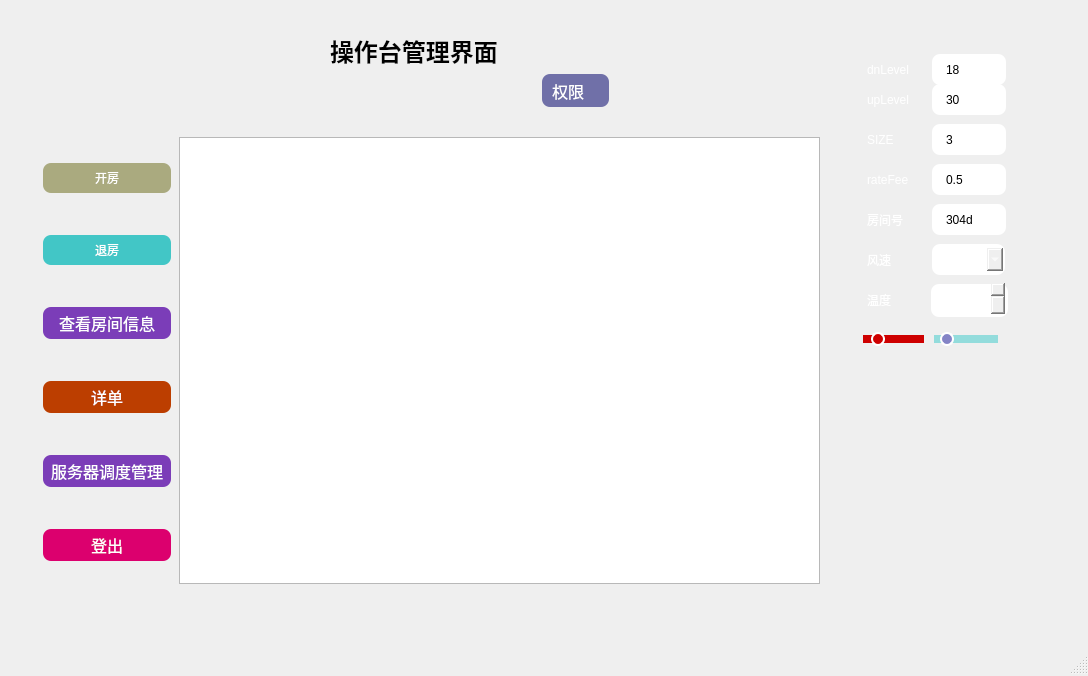
<?xml version="1.0" encoding="UTF-8"?>
<ui version="4.0">
 <class>Manager</class>
 <widget class="QMainWindow" name="Manager">
  <property name="geometry">
   <rect>
    <x>0</x>
    <y>0</y>
    <width>1088</width>
    <height>676</height>
   </rect>
  </property>
  <property name="windowTitle">
   <string>Manager</string>
  </property>
  <property name="styleSheet">
   <string notr="true">font: 9pt &quot;Sarasa Term SC&quot;;</string>
  </property>
  <widget class="QWidget" name="centralWidget">
   <widget class="QStackedWidget" name="stackedWidget">
    <property name="geometry">
     <rect>
      <x>-10</x>
      <y>-10</y>
      <width>1101</width>
      <height>701</height>
     </rect>
    </property>
    <property name="styleSheet">
     <string notr="true">QWidget#AdminPage{
    background-image: url(:/image/1.jfif);
    border-radius: 8px;
    padding: 6px 12px;
    text-align: center;
    text-decoration: none;
    font-size: 12px;
	font: 9pt &quot;Sarasa Term SC&quot;;
    margin: 4px 2px;
    color: white;
}</string>
    </property>
    <property name="currentIndex">
     <number>1</number>
    </property>
    <widget class="QWidget" name="LoginPage">
     <property name="autoFillBackground">
      <bool>false</bool>
     </property>
     <property name="styleSheet">
      <string notr="true">QWidget#LoginPage{
    background-image: url(:/image/4.jfif);
    border-radius: 8px;
    padding: 6px 12px;
    text-align: center;
    text-decoration: none;
    font-size: 12px;
	font: 9pt &quot;Sarasa Term SC&quot;;
    margin: 4px 2px;
    color: white;
}</string>
     </property>
     <widget class="QWidget" name="layoutWidget">
      <property name="geometry">
       <rect>
        <x>340</x>
        <y>230</y>
        <width>400</width>
        <height>194</height>
       </rect>
      </property>
      <layout class="QGridLayout" name="gridLayout">
       <item row="0" column="0">
        <widget class="QLabel" name="label_name">
         <property name="styleSheet">
          <string notr="true">QWidget{
    background-image: url(:/image/4.jfif);
    border-radius: 8px;
    padding: 6px 12px;
    text-align: center;
    text-decoration: none;
    font-size: 12px;
	font: 10pt &quot;Sarasa Term SC&quot;;
    margin: 4px 2px;
    color: white;
}</string>
         </property>
         <property name="text">
          <string>用户名</string>
         </property>
        </widget>
       </item>
       <item row="0" column="1" colspan="2">
        <widget class="QLineEdit" name="lineEdit_name">
         <property name="styleSheet">
          <string notr="true">QLineEdit{
    background-image: url(:/image/4.jfif);
    border-radius: 8px;
    padding: 6px 12px;
    text-align: center;
    text-decoration: none;
    font-size: 12px;
	font: 9pt &quot;Sarasa Term SC&quot;;
    margin: 4px 2px;
    color: white;
}</string>
         </property>
         <property name="text">
          <string/>
         </property>
        </widget>
       </item>
       <item row="0" column="3">
        <widget class="QPushButton" name="pushButton_regi">
         <property name="styleSheet">
          <string notr="true">QPushButton {
    background-color: #555555;
    border-radius: 8px;
    padding: 6px 12px;
    text-align: center;
    text-decoration: none;
    font-size: 12px;
	font: 9pt &quot;Sarasa Term SC&quot;;
    margin: 4px 2px;
    color: white;
}
QPushButton:hover {
    background-color: white;
    color: brown
}
QPushButton:pressed {
    background-color: #06AD56;
}</string>
         </property>
         <property name="text">
          <string>注册账号</string>
         </property>
        </widget>
       </item>
       <item row="1" column="1" colspan="2">
        <widget class="QLineEdit" name="lineEdit_passwd">
         <property name="styleSheet">
          <string notr="true">QWidget{
    background-image: url(:/image/4.jfif);
    border-radius: 8px;
    padding: 6px 12px;
    text-align: center;
    text-decoration: none;
    font-size: 12px;
	font: 9pt &quot;Sarasa Term SC&quot;;
    margin: 4px 2px;
    color: white;
}</string>
         </property>
        </widget>
       </item>
       <item row="1" column="0">
        <widget class="QLabel" name="label_pwd">
         <property name="styleSheet">
          <string notr="true">QWidget{
    background-image: url(:/image/4.jfif);
    border-radius: 8px;
    padding: 6px 12px;
    text-align: center;
    text-decoration: none;
    font-size: 12px;
	font: 10pt &quot;Sarasa Term SC&quot;;
    margin: 4px 2px;
    color: white;
}</string>
         </property>
         <property name="text">
          <string>密码</string>
         </property>
        </widget>
       </item>
       <item row="2" column="3">
        <widget class="QPushButton" name="pushButton_help">
         <property name="styleSheet">
          <string notr="true">QPushButton {
    background-color: #00916a;
    border-radius: 8px;
    padding: 6px 12px;
    text-align: center;
    text-decoration: none;
    font-size: 12px;
	font: 9pt &quot;Sarasa Term SC&quot;;
    margin: 4px 2px;
    color: white;
}
QPushButton:hover {
    background-color: white;
    color: brown
}
QPushButton:pressed {
    background-color: #06AD56;
}</string>
         </property>
         <property name="text">
          <string>用户手册</string>
         </property>
        </widget>
       </item>
       <item row="1" column="3">
        <widget class="QPushButton" name="pushButton_fw">
         <property name="styleSheet">
          <string notr="true">QPushButton {
    background-color: #555555;
    border-radius: 8px;
    padding: 6px 12px;
    text-align: center;
    text-decoration: none;
    font-size: 12px;
	font: 9pt &quot;Sarasa Term SC&quot;;
    margin: 4px 2px;
    color: white;
}
QPushButton:hover {
    background-color: white;
    color: brown
}
QPushButton:pressed {
    background-color: #06AD56;
}</string>
         </property>
         <property name="text">
          <string>重置密码</string>
         </property>
        </widget>
       </item>
       <item row="3" column="1" colspan="2">
        <widget class="QPushButton" name="pushButton_login">
         <property name="font">
          <font>
           <family>Sarasa Term SC</family>
           <pointsize>-1</pointsize>
           <weight>50</weight>
           <italic>false</italic>
           <bold>false</bold>
           <underline>false</underline>
           <strikeout>false</strikeout>
          </font>
         </property>
         <property name="styleSheet">
          <string notr="true">QPushButton {
    border-radius: 8px;
    color: #8d8dd3;
    padding: 8px 16px;
    text-align: center;
    text-decoration: none;
    font-size: 16px;
    margin: 4px 2px;
    background-color: white;
    color: black;
    border: 2px solid #51f3f3;
}
QPushButton:hover {
    color: red;
	background-color: #a5a5f7
}
QPushButton:pressed {
    background-color: #06AD56;
}</string>
         </property>
         <property name="text">
          <string>登录</string>
         </property>
        </widget>
       </item>
      </layout>
     </widget>
     <widget class="QLabel" name="title">
      <property name="geometry">
       <rect>
        <x>370</x>
        <y>60</y>
        <width>311</width>
        <height>171</height>
       </rect>
      </property>
      <property name="palette">
       <palette>
        <active/>
        <inactive/>
        <disabled/>
       </palette>
      </property>
      <property name="font">
       <font>
        <family>Sarasa Term SC</family>
        <pointsize>9</pointsize>
        <weight>50</weight>
        <italic>false</italic>
        <bold>false</bold>
       </font>
      </property>
      <property name="text">
       <string>&lt;!DOCTYPE HTML PUBLIC &quot;-//W3C//DTD HTML 4.0//EN&quot; &quot;http://www.w3.org/TR/REC-html40/strict.dtd&quot;&gt;
&lt;html&gt;&lt;head&gt;&lt;meta name=&quot;qrichtext&quot; content=&quot;1&quot; /&gt;&lt;style type=&quot;text/css&quot;&gt;
p, li { white-space: pre-wrap; }
&lt;/style&gt;&lt;/head&gt;&lt;body style=&quot; font-family:'SimSun'; font-size:9pt; font-weight:400; font-style:normal;&quot;&gt;
&lt;p align=&quot;center&quot; style=&quot; margin-top:12px; margin-bottom:12px; margin-left:0px; margin-right:0px; -qt-block-indent:0; text-indent:0px;&quot;&gt;&lt;span style=&quot; font-size:18pt; font-weight:600;&quot;&gt;管理员登录系统&lt;/span&gt;&lt;/p&gt;&lt;/body&gt;&lt;/html&gt;</string>
      </property>
      <property name="textFormat">
       <enum>Qt::AutoText</enum>
      </property>
      <property name="wordWrap">
       <bool>false</bool>
      </property>
      <property name="margin">
       <number>0</number>
      </property>
      <property name="indent">
       <number>-4</number>
      </property>
      <property name="openExternalLinks">
       <bool>false</bool>
      </property>
     </widget>
     <widget class="QLineEdit" name="HostAddress">
      <property name="geometry">
       <rect>
        <x>450</x>
        <y>580</y>
        <width>131</width>
        <height>41</height>
       </rect>
      </property>
      <property name="styleSheet">
       <string notr="true">QWidget{
    background-image: url(:/image/4.jfif);
    border-radius: 8px;
    padding: 6px 12px;
    text-align: center;
    text-decoration: none;
    font-size: 12px;
	font: 9pt &quot;Sarasa Term SC&quot;;
    margin: 4px 2px;
    color: white;
}</string>
      </property>
      <property name="text">
       <string>127.0.0.1</string>
      </property>
     </widget>
     <widget class="QLabel" name="label_name_2">
      <property name="geometry">
       <rect>
        <x>330</x>
        <y>580</y>
        <width>121</width>
        <height>41</height>
       </rect>
      </property>
      <property name="styleSheet">
       <string notr="true">QWidget{
    background-image: url(:/image/4.jfif);
    border-radius: 8px;
    padding: 6px 12px;
    text-align: center;
    text-decoration: none;
    font-size: 12px;
	font: 9pt &quot;Sarasa Term SC&quot;;
    margin: 4px 2px;
    color: white;
}</string>
      </property>
      <property name="text">
       <string>IP and Port</string>
      </property>
     </widget>
     <widget class="QSpinBox" name="port">
      <property name="geometry">
       <rect>
        <x>590</x>
        <y>580</y>
        <width>61</width>
        <height>31</height>
       </rect>
      </property>
      <property name="minimum">
       <number>1</number>
      </property>
      <property name="maximum">
       <number>20000</number>
      </property>
      <property name="value">
       <number>7777</number>
      </property>
     </widget>
     <widget class="QPushButton" name="connect">
      <property name="geometry">
       <rect>
        <x>670</x>
        <y>580</y>
        <width>101</width>
        <height>41</height>
       </rect>
      </property>
      <property name="styleSheet">
       <string notr="true">QPushButton {
    background-color: #00916a;
    border-radius: 8px;
    padding: 6px 12px;
    text-align: center;
    text-decoration: none;
    font-size: 12px;
	font: 9pt &quot;Sarasa Term SC&quot;;
    margin: 4px 2px;
    color: white;
}
QPushButton:hover {
    background-color: white;
    color: brown
}
QPushButton:pressed {
    background-color: #06AD56;
}</string>
      </property>
      <property name="text">
       <string>连接</string>
      </property>
     </widget>
    </widget>
    <widget class="QWidget" name="ManagerPage">
     <property name="styleSheet">
      <string notr="true">QWidget#ManagerPage{
    background-image: url(:/image/4.jfif);
    border-radius: 8px;
    padding: 6px 12px;
    text-align: center;
    text-decoration: none;
    font-size: 12px;
	font: 9pt &quot;Sarasa Term SC&quot;;
    margin: 4px 2px;
    color: white;
}</string>
     </property>
     <widget class="QLabel" name="label_12">
      <property name="geometry">
       <rect>
        <x>340</x>
        <y>40</y>
        <width>221</width>
        <height>41</height>
       </rect>
      </property>
      <property name="text">
       <string>&lt;html&gt;&lt;head/&gt;&lt;body&gt;&lt;p&gt;&lt;span style=&quot; font-size:18pt; font-weight:600;&quot;&gt;操作台管理界面&lt;/span&gt;&lt;/p&gt;&lt;/body&gt;&lt;/html&gt;</string>
      </property>
     </widget>
     <widget class="QWidget" name="layoutWidget">
      <property name="geometry">
       <rect>
        <x>40</x>
        <y>130</y>
        <width>801</width>
        <height>487</height>
       </rect>
      </property>
      <layout class="QGridLayout" name="ControlForm">
       <item row="1" column="1">
        <widget class="QTableView" name="roomInfoTable"/>
       </item>
       <item row="0" column="0" rowspan="4">
        <layout class="QVBoxLayout" name="verticalLayout">
         <item>
          <widget class="QPushButton" name="openRoom">
           <property name="styleSheet">
            <string notr="true">QWidget{
	background-color: rgb(170, 170, 127);
    border-radius: 8px;
    padding: 6px 12px;
    text-align: center;
    text-decoration: none;
    font-size: 12px;
	font: 9pt &quot;Sarasa Term SC&quot;;
    margin: 4px 2px;
    color: white;
}
QPushButton:hover {
    background-color: white;
    border: 2px solid #555555;
    color: black
}
QPushButton:pressed {
    background-color: #06AD56;
}</string>
           </property>
           <property name="text">
            <string>开房</string>
           </property>
          </widget>
         </item>
         <item>
          <widget class="QPushButton" name="closeRoom">
           <property name="styleSheet">
            <string notr="true">QPushButton{
    background-color:#42c6c6;
    border-radius: 8px;
    padding: 6px 12px;
    text-align: center;
    text-decoration: none;
    font-size: 12px;
	font: 9pt &quot;Sarasa Term SC&quot;;
    margin: 4px 2px;
    color: white;
}
QPushButton:hover {
    background-color: white;
    border: 2px solid #555555;
    color: black
}
QPushButton:pressed {
    background-color: #06AD56;
}</string>
           </property>
           <property name="text">
            <string>退房</string>
           </property>
          </widget>
         </item>
         <item>
          <widget class="QPushButton" name="seeRoomInfo">
           <property name="styleSheet">
            <string notr="true">QPushButton {
    background-color: #7b3db8;
    border-radius: 8px;
    padding: 4px 8px;
    text-align: center;
    text-decoration: none;
    font-size: 16px;
    margin: 4px 2px;
    color: white;
}
QPushButton:hover {
    background-color: white;
    border: 2px solid #555555;
    color: black
}
QPushButton:pressed {
    background-color: #06AD56;
}</string>
           </property>
           <property name="text">
            <string>查看房间信息</string>
           </property>
          </widget>
         </item>
         <item>
          <widget class="QPushButton" name="detailCost">
           <property name="styleSheet">
            <string notr="true">QPushButton {
    background-color: #bc3e00;
    border-radius: 8px;
    padding: 4px 8px;
    text-align: center;
    text-decoration: none;
    font-size: 16px;
    margin: 4px 2px;
    color: white;
}
QPushButton:hover {
    background-color: white;
    border: 2px solid #555555;
    color: black
}
QPushButton:pressed {
    background-color: #06AD56;
}</string>
           </property>
           <property name="text">
            <string>详单</string>
           </property>
          </widget>
         </item>
         <item>
          <widget class="QPushButton" name="scheduleControl">
           <property name="styleSheet">
            <string notr="true">QPushButton {
    background-color: #7b3db8;
    border-radius: 8px;
    padding: 4px 8px;
    text-align: center;
    text-decoration: none;
    font-size: 16px;
    margin: 4px 2px;
    color: white;
}
QPushButton:hover {
    background-color: white;
    border: 2px solid #555555;
    color: black
}
QPushButton:pressed {
    background-color: #06AD56;
}</string>
           </property>
           <property name="text">
            <string>服务器调度管理</string>
           </property>
          </widget>
         </item>
         <item>
          <widget class="QPushButton" name="logout">
           <property name="styleSheet">
            <string notr="true">QPushButton {
    background-color: #dc006e;
    border-radius: 8px;
    padding: 4px 8px;
    text-align: center;
    text-decoration: none;
    font-size: 16px;
    margin: 4px 2px;
    color: white;
}
QPushButton:hover {
    background-color: white;
    border: 2px solid #555555;
    color: black
}
QPushButton:pressed {
    background-color: #06AD56;
}</string>
           </property>
           <property name="text">
            <string>登出</string>
           </property>
          </widget>
         </item>
        </layout>
       </item>
      </layout>
     </widget>
     <widget class="QLabel" name="role">
      <property name="geometry">
       <rect>
        <x>550</x>
        <y>80</y>
        <width>71</width>
        <height>41</height>
       </rect>
      </property>
      <property name="styleSheet">
       <string notr="true">QLabel {
    background-color: #7070a8;
    border-radius: 8px;
    padding: 4px 6px;
    text-align: center;
    text-decoration: none;
    font-size: 16px;
    margin: 4px 2px;
    color: white;
}</string>
      </property>
      <property name="text">
       <string>权限</string>
      </property>
     </widget>
     <widget class="QComboBox" name="windSpeed">
      <property name="geometry">
       <rect>
        <x>940</x>
        <y>250</y>
        <width>77</width>
        <height>39</height>
       </rect>
      </property>
      <property name="styleSheet">
       <string notr="true">QWidget{
    background-image: url(:/image/4.jfif);
    border-radius: 8px;
    padding: 6px 12px;
    text-align: center;
    text-decoration: none;
    font-size: 12px;
	font: 9pt &quot;Sarasa Term SC&quot;;
    margin: 4px 2px;
    color: white;
}</string>
      </property>
      <item>
       <property name="text">
        <string>0</string>
       </property>
      </item>
      <item>
       <property name="text">
        <string>1</string>
       </property>
      </item>
      <item>
       <property name="text">
        <string>2</string>
       </property>
      </item>
      <item>
       <property name="text">
        <string>3</string>
       </property>
      </item>
     </widget>
     <widget class="QLineEdit" name="roomID">
      <property name="geometry">
       <rect>
        <x>940</x>
        <y>210</y>
        <width>78</width>
        <height>39</height>
       </rect>
      </property>
      <property name="styleSheet">
       <string notr="true">QWidget{
    border-radius: 8px;
    padding: 6px 12px;
    text-align: center;
    text-decoration: none;
    font-size: 12px;
	font: 9pt &quot;Sarasa Term SC&quot;;
    margin: 4px 2px;
}</string>
      </property>
      <property name="text">
       <string>304d</string>
      </property>
     </widget>
     <widget class="QLabel" name="label_15">
      <property name="geometry">
       <rect>
        <x>860</x>
        <y>250</y>
        <width>78</width>
        <height>39</height>
       </rect>
      </property>
      <property name="styleSheet">
       <string notr="true">QWidget{
    background-image: url(:/image/4.jfif);
    border-radius: 8px;
    padding: 6px 12px;
    text-align: center;
    text-decoration: none;
    font-size: 12px;
	font: 9pt &quot;Sarasa Term SC&quot;;
    margin: 4px 2px;
    color: white;
}</string>
      </property>
      <property name="text">
       <string>风速</string>
      </property>
     </widget>
     <widget class="QLabel" name="label_14">
      <property name="geometry">
       <rect>
        <x>860</x>
        <y>290</y>
        <width>71</width>
        <height>39</height>
       </rect>
      </property>
      <property name="styleSheet">
       <string notr="true">QWidget{
    background-image: url(:/image/4.jfif);
    border-radius: 8px;
    padding: 6px 12px;
    text-align: center;
    text-decoration: none;
    font-size: 12px;
	font: 9pt &quot;Sarasa Term SC&quot;;
    margin: 4px 2px;
    color: white;
}</string>
      </property>
      <property name="text">
       <string>温度</string>
      </property>
     </widget>
     <widget class="QSpinBox" name="initTemp">
      <property name="geometry">
       <rect>
        <x>939</x>
        <y>290</y>
        <width>81</width>
        <height>41</height>
       </rect>
      </property>
      <property name="styleSheet">
       <string notr="true">QWidget{
    background-image: url(:/image/4.jfif);
    border-radius: 8px;
    padding: 6px 12px;
    text-align: center;
    text-decoration: none;
    font-size: 12px;
	font: 9pt &quot;Sarasa Term SC&quot;;
    margin: 4px 2px;
    color: white;
}</string>
      </property>
      <property name="value">
       <number>20</number>
      </property>
     </widget>
     <widget class="QLabel" name="label_13">
      <property name="geometry">
       <rect>
        <x>860</x>
        <y>210</y>
        <width>78</width>
        <height>39</height>
       </rect>
      </property>
      <property name="styleSheet">
       <string notr="true">QWidget{
    background-image: url(:/image/4.jfif);
    border-radius: 8px;
    padding: 6px 12px;
    text-align: center;
    text-decoration: none;
    font-size: 12px;
	font: 9pt &quot;Sarasa Term SC&quot;;
    margin: 4px 2px;
    color: white;
}</string>
      </property>
      <property name="text">
       <string>房间号</string>
      </property>
     </widget>
     <widget class="QWidget" name="layoutWidget">
      <property name="geometry">
       <rect>
        <x>860</x>
        <y>330</y>
        <width>161</width>
        <height>38</height>
       </rect>
      </property>
      <layout class="QHBoxLayout" name="horizontalLayout">
       <item>
        <widget class="QRadioButton" name="power">
         <property name="styleSheet">
          <string notr="true">QRadioButton#power {
    background-color: #ce0000;
    border-radius: 8px;
    padding: 4px 8px;
    text-align: center;
    text-decoration: none;
    font-size: 16px;
    margin: 4px 2px;
    color: white;
}
QRadioButton#power:hover {
    background-color: white;
    color: black
}
QRadioButton#power::indicator {
    width:                  10px;
    height:                 10px;
    border-radius:          7px;
}
 
QRadioButton#power::indicator:checked {
    background-color:       #008c67;
    border:                 2px solid white;
}
 
QRadioButton#power::indicator:unchecked {
    background-color:       #ce0000;
    border:                 2px solid white;
}</string>
         </property>
         <property name="text">
          <string>ON</string>
         </property>
        </widget>
       </item>
       <item>
        <widget class="QRadioButton" name="mode">
         <property name="styleSheet">
          <string notr="true">QRadioButton#mode {
    background-color: #93dcdc;
    border-radius: 8px;
    padding: 4px 6px;
    text-align: center;
    text-decoration: none;
    font-size: 16px;
    margin: 4px 2px;
    color: white;
}
QRadioButton#mode:hover {
    background-color: white;
    color: black
}
QRadioButton#mode::indicator {
    width:                  10px;
    height:                 10px;
    border-radius:          7px;
}
 
QRadioButton#mode::indicator:checked {
    background-color:       #93dcdc;
    border:                 2px solid white;
}
 
QRadioButton#mode::indicator:unchecked {
    background-color:       #8484c6;
    border:                 2px solid white;
}
QRadioButton#mode:pressed {
    background-color: #06AD56;
}</string>
         </property>
         <property name="text">
          <string>COLD</string>
         </property>
        </widget>
       </item>
      </layout>
     </widget>
     <widget class="QLabel" name="label_charge">
      <property name="geometry">
       <rect>
        <x>860</x>
        <y>170</y>
        <width>78</width>
        <height>39</height>
       </rect>
      </property>
      <property name="styleSheet">
       <string notr="true">QWidget{
    background-image: url(:/image/4.jfif);
    border-radius: 8px;
    padding: 6px 12px;
    text-align: center;
    text-decoration: none;
    font-size: 12px;
	font: 9pt &quot;Sarasa Term SC&quot;;
    margin: 4px 2px;
    color: white;
}</string>
      </property>
      <property name="text">
       <string>rateFee</string>
      </property>
     </widget>
     <widget class="QLineEdit" name="RATEFEE">
      <property name="geometry">
       <rect>
        <x>940</x>
        <y>170</y>
        <width>78</width>
        <height>39</height>
       </rect>
      </property>
      <property name="styleSheet">
       <string notr="true">QWidget{
    border-radius: 8px;
    padding: 6px 12px;
    text-align: center;
    text-decoration: none;
    font-size: 12px;
	font: 9pt &quot;Sarasa Term SC&quot;;
    margin: 4px 2px;
}</string>
      </property>
      <property name="text">
       <string>0.5</string>
      </property>
     </widget>
     <widget class="QLineEdit" name="SIZE">
      <property name="geometry">
       <rect>
        <x>940</x>
        <y>130</y>
        <width>78</width>
        <height>39</height>
       </rect>
      </property>
      <property name="styleSheet">
       <string notr="true">QWidget{
    border-radius: 8px;
    padding: 6px 12px;
    text-align: center;
    text-decoration: none;
    font-size: 12px;
	font: 9pt &quot;Sarasa Term SC&quot;;
    margin: 4px 2px;
}</string>
      </property>
      <property name="text">
       <string>3</string>
      </property>
     </widget>
     <widget class="QLabel" name="label_charge_2">
      <property name="geometry">
       <rect>
        <x>860</x>
        <y>130</y>
        <width>78</width>
        <height>39</height>
       </rect>
      </property>
      <property name="styleSheet">
       <string notr="true">QWidget{
    background-image: url(:/image/4.jfif);
    border-radius: 8px;
    padding: 6px 12px;
    text-align: center;
    text-decoration: none;
    font-size: 12px;
	font: 9pt &quot;Sarasa Term SC&quot;;
    margin: 4px 2px;
    color: white;
}</string>
      </property>
      <property name="text">
       <string>SIZE</string>
      </property>
     </widget>
     <widget class="QLineEdit" name="TEMPUP">
      <property name="geometry">
       <rect>
        <x>940</x>
        <y>90</y>
        <width>78</width>
        <height>39</height>
       </rect>
      </property>
      <property name="styleSheet">
       <string notr="true">QWidget{
    border-radius: 8px;
    padding: 6px 12px;
    text-align: center;
    text-decoration: none;
    font-size: 12px;
	font: 9pt &quot;Sarasa Term SC&quot;;
    margin: 4px 2px;
}</string>
      </property>
      <property name="text">
       <string>30</string>
      </property>
     </widget>
     <widget class="QLabel" name="tempUp">
      <property name="geometry">
       <rect>
        <x>860</x>
        <y>90</y>
        <width>91</width>
        <height>39</height>
       </rect>
      </property>
      <property name="styleSheet">
       <string notr="true">QWidget{
    background-image: url(:/image/4.jfif);
    border-radius: 8px;
    padding: 6px 12px;
    text-align: center;
    text-decoration: none;
    font-size: 12px;
	font: 9pt &quot;Sarasa Term SC&quot;;
    margin: 4px 2px;
    color: white;
}</string>
      </property>
      <property name="text">
       <string>upLevel</string>
      </property>
     </widget>
     <widget class="QLineEdit" name="TEMPDN">
      <property name="geometry">
       <rect>
        <x>940</x>
        <y>60</y>
        <width>78</width>
        <height>39</height>
       </rect>
      </property>
      <property name="styleSheet">
       <string notr="true">QWidget{
    border-radius: 8px;
    padding: 6px 12px;
    text-align: center;
    text-decoration: none;
    font-size: 12px;
	font: 9pt &quot;Sarasa Term SC&quot;;
    margin: 4px 2px;
}</string>
      </property>
      <property name="text">
       <string>18</string>
      </property>
     </widget>
     <widget class="QLabel" name="tempDn">
      <property name="geometry">
       <rect>
        <x>860</x>
        <y>60</y>
        <width>91</width>
        <height>39</height>
       </rect>
      </property>
      <property name="styleSheet">
       <string notr="true">QWidget{
    background-image: url(:/image/4.jfif);
    border-radius: 8px;
    padding: 6px 12px;
    text-align: center;
    text-decoration: none;
    font-size: 12px;
	font: 9pt &quot;Sarasa Term SC&quot;;
    margin: 4px 2px;
    color: white;
}</string>
      </property>
      <property name="text">
       <string>dnLevel</string>
      </property>
     </widget>
    </widget>
    <widget class="QWidget" name="RegisterPage">
     <property name="styleSheet">
      <string notr="true">QWidget{
    background-image: url(:/image/4.jfif);
    border-radius: 8px;
    padding: 6px 12px;
    text-align: center;
    text-decoration: none;
    font-size: 12px;
	font: 9pt &quot;Sarasa Term SC&quot;;
    margin: 4px 2px;
    color: white;
}</string>
     </property>
     <widget class="QWidget" name="layoutWidget_2">
      <property name="geometry">
       <rect>
        <x>370</x>
        <y>190</y>
        <width>312</width>
        <height>254</height>
       </rect>
      </property>
      <layout class="QGridLayout" name="gridLayout_2">
       <item row="1" column="0">
        <widget class="QLabel" name="label_2">
         <property name="text">
          <string>密码(Password)</string>
         </property>
        </widget>
       </item>
       <item row="0" column="0">
        <widget class="QLabel" name="label">
         <property name="text">
          <string>用户名(Name)</string>
         </property>
        </widget>
       </item>
       <item row="2" column="0">
        <widget class="QLabel" name="label_3">
         <property name="text">
          <string>密码确认(Confirm)</string>
         </property>
        </widget>
       </item>
       <item row="0" column="1">
        <widget class="QLineEdit" name="lineEdit"/>
       </item>
       <item row="2" column="1">
        <widget class="QLineEdit" name="lineEdit_3"/>
       </item>
       <item row="1" column="1">
        <widget class="QLineEdit" name="lineEdit_2"/>
       </item>
       <item row="3" column="0">
        <widget class="QLabel" name="label_4">
         <property name="text">
          <string>提示(Notes)</string>
         </property>
        </widget>
       </item>
       <item row="4" column="0">
        <widget class="QPushButton" name="pushButton">
         <property name="text">
          <string>注册</string>
         </property>
        </widget>
       </item>
       <item row="3" column="1">
        <widget class="QLineEdit" name="lineEdit_4"/>
       </item>
       <item row="4" column="1">
        <widget class="QPushButton" name="pushButton_2">
         <property name="text">
          <string>返回登录</string>
         </property>
        </widget>
       </item>
      </layout>
     </widget>
    </widget>
   </widget>
  </widget>
  <widget class="QStatusBar" name="statusBar">
   <property name="styleSheet">
    <string notr="true">QWidget{
	font: 9pt &quot;Sarasa Term SC&quot;;
    margin: 4px 2px;
    color: black;
}</string>
   </property>
  </widget>
 </widget>
 <layoutdefault spacing="6" margin="11"/>
 <tabstops>
  <tabstop>lineEdit_name</tabstop>
  <tabstop>lineEdit_passwd</tabstop>
  <tabstop>pushButton_login</tabstop>
  <tabstop>pushButton_help</tabstop>
  <tabstop>pushButton_fw</tabstop>
  <tabstop>pushButton_regi</tabstop>
  <tabstop>lineEdit</tabstop>
  <tabstop>lineEdit_3</tabstop>
  <tabstop>lineEdit_2</tabstop>
  <tabstop>pushButton</tabstop>
  <tabstop>lineEdit_4</tabstop>
  <tabstop>pushButton_2</tabstop>
  <tabstop>seeRoomInfo</tabstop>
  <tabstop>detailCost</tabstop>
  <tabstop>logout</tabstop>
  <tabstop>seeRoomInfo</tabstop>
  <tabstop>detailCost</tabstop>
 </tabstops>
 <resources/>
 <connections/>
</ui>
